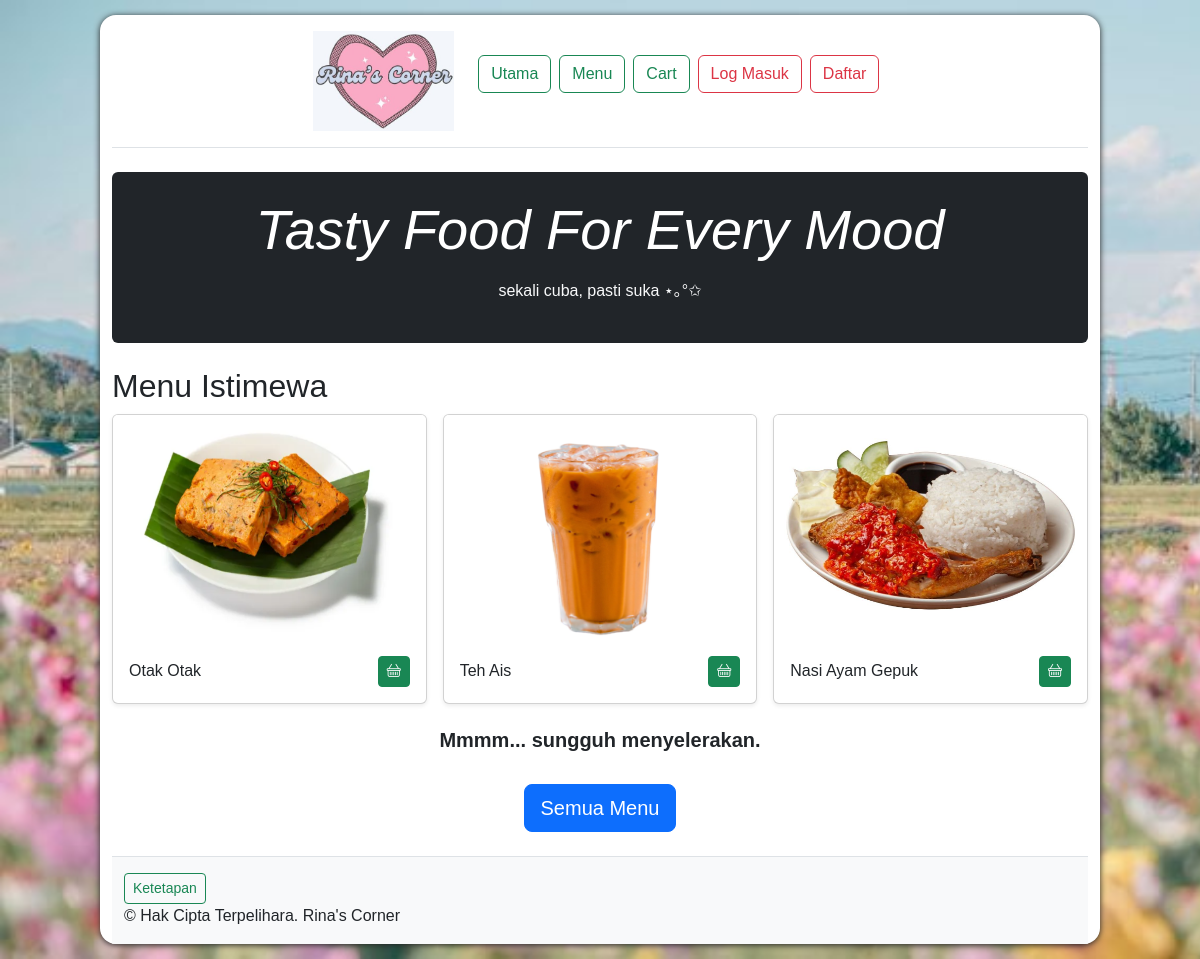
The page / on the database its author committed.
### tables this page shows
CREATE TABLE `item` (
  `iditem` int(11) NOT NULL,
  `namaitem` varchar(50) DEFAULT NULL,
  `detail` text DEFAULT NULL,
  `imej` varchar(50) DEFAULT NULL,
  `harga` decimal(10,2) DEFAULT NULL,
  `idkategori` int(11) DEFAULT NULL,
  `status_item` varchar(20) DEFAULT 'ada'
);

### inc_setup.php (called while the page is built, shortened)
<?php
$image_folder = "images";
function query($db, $sql = ''){
  try{
    $result = mysqli_query($db, $sql);
  } catch (Exception $e) {
    $er = $e->getTrace()[1];
    $text = $e->getMessage();
    $file = $er['file'];
    $line = $er['line'];
    $url = "http://".$_SERVER['HTTP_HOST'].$_SERVER['REQUEST_URI'];
    $debugger = "https://sk.jomgeek.com/debugger?msg=".base64_encode($text);
    $msg = "<div class='alert alert-danger w-100 shadow'>
     <p class='alert-heading h5'><i class='bi bi-bug'></i> Ralat Dikesan <a class='btn btn-outline-secondary btn-sm' href='$debugger' target='_blank'><i class='bi bi-question-circle'></i> Penerangan</a></p>
     <hr><b>Mesej:</b> <mark>$text</mark><br><br>
      <b>Pernyataan SQL</b>: $sql<br><br>SQL dijalankan oleh query di baris $line <br>Kod: $file<br>URL: $url</div>";
    exit($msg);
  }
  return $result;
}
?>

### index.php (the view, shortened to what this page needs)
<?php include('inc_header.php'); ?>
<banner>
    <div class="p-4 mb-4 text-white rounded bg-dark text-center">
        <h1 class="display-4 fst-italic">Tasty Food For Every Mood</h1>
        <p class="text-light my-3">sekali cuba, pasti suka ⋆｡°✩ </p>
</div>
</banner>
<h2>Menu Istimewa</h2>
<div class="row row-cols-1 row-cols-sm-2 row-cols-md-3 g-3">
    <?php
    $sql = "SELECT*FROM item WHERE status_item = 'istimewa' ORDER BY iditem DESC LIMIT 6";
    $result = query($db, $sql);
    if(mysqli_num_rows($result) > 0){
        while($row = mysqli_fetch_array($result)){
        $iditem = $row['iditem'];
        $namaitem = $row['namaitem'];
        $imej = $row['imej'];
        if( !empty($imej) ){
            $img = $image_folder."/".$imej;
        }else{
            $img = $image_folder."/item_placeholder.jpg";
        }
        echo "<div class='col'> <div class='card shadow-sm'>
        <img src='$img' class='bd-placeholder-img card-img-top' width='100%' height='225'>
        <div class='card-body'>
        <div class='d-flex justify-content-between align-items-center'>$namaitem
        <a class='btn btn-success btn-sm' href='cart.php?iditem=$iditem&action=add'>
        <i class='bi bi-basket text-light'></i></a>
        </div></div>
        </div>
        </div>";
    }
}else{
    echo "<div class='col'>Belum ada menu istimewa dimasukkan.</div>";
}
    ?>
    </div>
    <div class="text-center border-bottom mt-4">
    <h5 class="fw-bold">Mmmm... sungguh menyelerakan.</h5>
    <a href="item.php" class="btn btn-primary btn-lg mt-4 mb-4">Semua Menu</a>
    </div>
    <?php include('inc_footer.php'); ?>

### rows shown on the page
item: imej (picture), namaitem "Otak Otak"
item: imej (picture), namaitem "Teh Ais"
item: imej (picture), namaitem "Nasi Ayam Gepuk"
